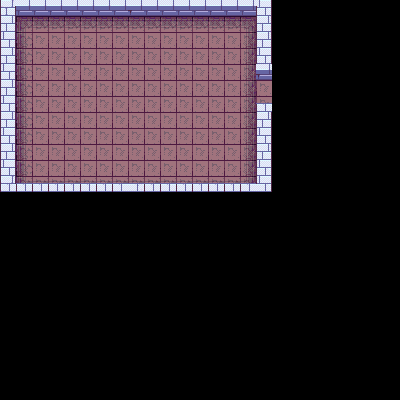

Tiled map render using the project's own tile images. Description and the map definition, with tile-layer contents summarised, below:
An orthogonal 25x25 tile map with 16x16 px tiles, 5 tile layers (ground, sheets, walls, object, ...), 4 tilesets and 4 objects.

<map version="1.4" tiledversion="1.4.1" orientation="orthogonal" renderorder="right-down" width="25" height="25" tilewidth="16" tileheight="16" infinite="0" nextlayerid="7" nextobjectid="22">
 <tileset firstgid="1" source="House.tsx" />
 <tileset firstgid="1001" source="RPG Tileset.tsx" />
 <tileset firstgid="1517" source="ts_dungeon.tsx" />
 <tileset firstgid="3181" source="dungeon_tiles.tsx" />
 <layer id="1" name="ground" width="25" height="25">
  <data>[625 cells, 204 non-empty, 9 distinct tile ids]</data>
 </layer>
 <layer id="2" name="sheets" width="25" height="25">
  <data>[625 cells, 0 non-empty, 0 distinct tile ids]</data>
 </layer>
 <layer id="4" name="walls" width="25" height="25">
  <data>[625 cells, 53 non-empty, 10 distinct tile ids]</data>
 </layer>
 <layer id="3" name="object" width="25" height="25">
  <data>[625 cells, 0 non-empty, 0 distinct tile ids]</data>
 </layer>
 <layer id="6" name="PlayerOver" width="25" height="25">
  <data>[625 cells, 0 non-empty, 0 distinct tile ids]</data>
 </layer>
 <objectgroup id="5" name="collision">
  <object id="15" x="144.043" y="-0.0434783">
   <polygon points="0,0 0,16.1739 111.957,16.0435 111.913,81 127.957,81.1304 127.913,0.130435" />
  </object>
  <object id="16" x="127.957" y="81.0887" rotation="180">
   <polygon points="-16.125,81.0366 -16.4375,64.9565 111.957,65.0869 111.876,-22.0351 127.866,-22.9091 127.913,81" />
  </object>
  <object id="17" x="128" y="192.583" rotation="-180">
   <polygon points="-16.5313,0.5625 -16.5938,9.55674 111.957,9.61923 111.913,89.5508 127.832,89.5054 127.913,0.142053" />
  </object>
  <object id="18" x="144.837" y="103.057" rotation="360">
   <polygon points="-0.375,89.5054 -0.257813,79.972 111.957,80.0736 111.913,0.142053 127.832,0.187453 127.913,89.5508" />
  </object>
 </objectgroup>
</map>
